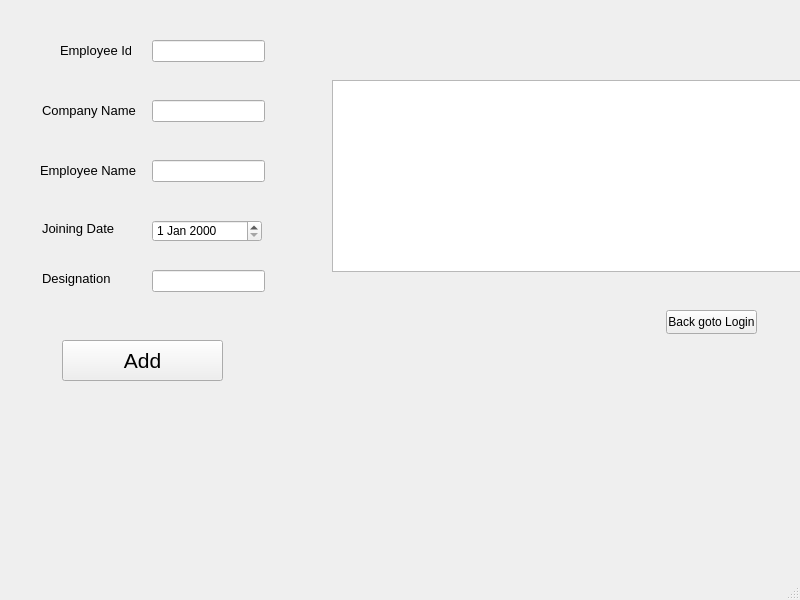
<?xml version="1.0" encoding="UTF-8"?>
<ui version="4.0">
 <class>EmployeeDashboard</class>
 <widget class="QMainWindow" name="EmployeeDashboard">
  <property name="geometry">
   <rect>
    <x>0</x>
    <y>0</y>
    <width>800</width>
    <height>600</height>
   </rect>
  </property>
  <property name="windowTitle">
   <string>EmployeeDashboard</string>
  </property>
  <widget class="QWidget" name="centralwidget">
   <widget class="QTableWidget" name="tableWidget">
    <property name="geometry">
     <rect>
      <x>332</x>
      <y>80</y>
      <width>481</width>
      <height>192</height>
     </rect>
    </property>
    <property name="editTriggers">
     <set>QAbstractItemView::EditTrigger::NoEditTriggers</set>
    </property>
    <property name="tabKeyNavigation">
     <bool>true</bool>
    </property>
    <property name="dragEnabled">
     <bool>true</bool>
    </property>
    <property name="dragDropMode">
     <enum>QAbstractItemView::DragDropMode::NoDragDrop</enum>
    </property>
    <property name="selectionMode">
     <enum>QAbstractItemView::SelectionMode::NoSelection</enum>
    </property>
    <property name="textElideMode">
     <enum>Qt::TextElideMode::ElideNone</enum>
    </property>
   </widget>
   <widget class="QLineEdit" name="lineEdit_5Designation">
    <property name="geometry">
     <rect>
      <x>152</x>
      <y>270</y>
      <width>113</width>
      <height>22</height>
     </rect>
    </property>
   </widget>
   <widget class="QLabel" name="Designation">
    <property name="geometry">
     <rect>
      <x>42</x>
      <y>270</y>
      <width>71</width>
      <height>16</height>
     </rect>
    </property>
    <property name="font">
     <font>
      <pointsize>10</pointsize>
     </font>
    </property>
    <property name="text">
     <string>Designation</string>
    </property>
   </widget>
   <widget class="QPushButton" name="BtnEmployee">
    <property name="geometry">
     <rect>
      <x>62</x>
      <y>340</y>
      <width>161</width>
      <height>41</height>
     </rect>
    </property>
    <property name="font">
     <font>
      <pointsize>16</pointsize>
     </font>
    </property>
    <property name="text">
     <string>Add</string>
    </property>
   </widget>
   <widget class="QLabel" name="EmpId">
    <property name="geometry">
     <rect>
      <x>60</x>
      <y>40</y>
      <width>71</width>
      <height>20</height>
     </rect>
    </property>
    <property name="font">
     <font>
      <pointsize>10</pointsize>
     </font>
    </property>
    <property name="text">
     <string>Employee Id</string>
    </property>
   </widget>
   <widget class="QLabel" name="TimerLabel">
    <property name="geometry">
     <rect>
      <x>592</x>
      <y>30</y>
      <width>111</width>
      <height>16</height>
     </rect>
    </property>
    <property name="text">
     <string/>
    </property>
   </widget>
   <widget class="QLabel" name="CompanyName">
    <property name="geometry">
     <rect>
      <x>42</x>
      <y>100</y>
      <width>101</width>
      <height>20</height>
     </rect>
    </property>
    <property name="font">
     <font>
      <pointsize>10</pointsize>
     </font>
    </property>
    <property name="text">
     <string>Company Name</string>
    </property>
   </widget>
   <widget class="QPushButton" name="backbutton">
    <property name="geometry">
     <rect>
      <x>666</x>
      <y>310</y>
      <width>91</width>
      <height>24</height>
     </rect>
    </property>
    <property name="text">
     <string>Back goto Login</string>
    </property>
   </widget>
   <widget class="QLineEdit" name="lineEdit_3EName">
    <property name="geometry">
     <rect>
      <x>152</x>
      <y>160</y>
      <width>113</width>
      <height>22</height>
     </rect>
    </property>
   </widget>
   <widget class="QLabel" name="JoiningDate">
    <property name="geometry">
     <rect>
      <x>42</x>
      <y>220</y>
      <width>81</width>
      <height>16</height>
     </rect>
    </property>
    <property name="font">
     <font>
      <pointsize>10</pointsize>
     </font>
    </property>
    <property name="text">
     <string>Joining Date</string>
    </property>
   </widget>
   <widget class="QLineEdit" name="lineEdit_2Cname">
    <property name="geometry">
     <rect>
      <x>152</x>
      <y>100</y>
      <width>113</width>
      <height>22</height>
     </rect>
    </property>
   </widget>
   <widget class="QLineEdit" name="lineEdit_empid">
    <property name="geometry">
     <rect>
      <x>152</x>
      <y>40</y>
      <width>113</width>
      <height>22</height>
     </rect>
    </property>
   </widget>
   <widget class="QLabel" name="labelcurrentemp">
    <property name="geometry">
     <rect>
      <x>342</x>
      <y>300</y>
      <width>201</width>
      <height>61</height>
     </rect>
    </property>
    <property name="font">
     <font>
      <pointsize>12</pointsize>
     </font>
    </property>
    <property name="text">
     <string/>
    </property>
   </widget>
   <widget class="QLabel" name="EmpName">
    <property name="geometry">
     <rect>
      <x>40</x>
      <y>160</y>
      <width>101</width>
      <height>20</height>
     </rect>
    </property>
    <property name="font">
     <font>
      <pointsize>10</pointsize>
     </font>
    </property>
    <property name="text">
     <string>Employee Name</string>
    </property>
   </widget>
   <widget class="QDateEdit" name="dateEdit">
    <property name="geometry">
     <rect>
      <x>152</x>
      <y>220</y>
      <width>110</width>
      <height>22</height>
     </rect>
    </property>
   </widget>
  </widget>
  <widget class="QMenuBar" name="menubar">
   <property name="geometry">
    <rect>
     <x>0</x>
     <y>0</y>
     <width>800</width>
     <height>22</height>
    </rect>
   </property>
  </widget>
  <widget class="QStatusBar" name="statusbar"/>
 </widget>
 <resources/>
 <connections/>
</ui>
